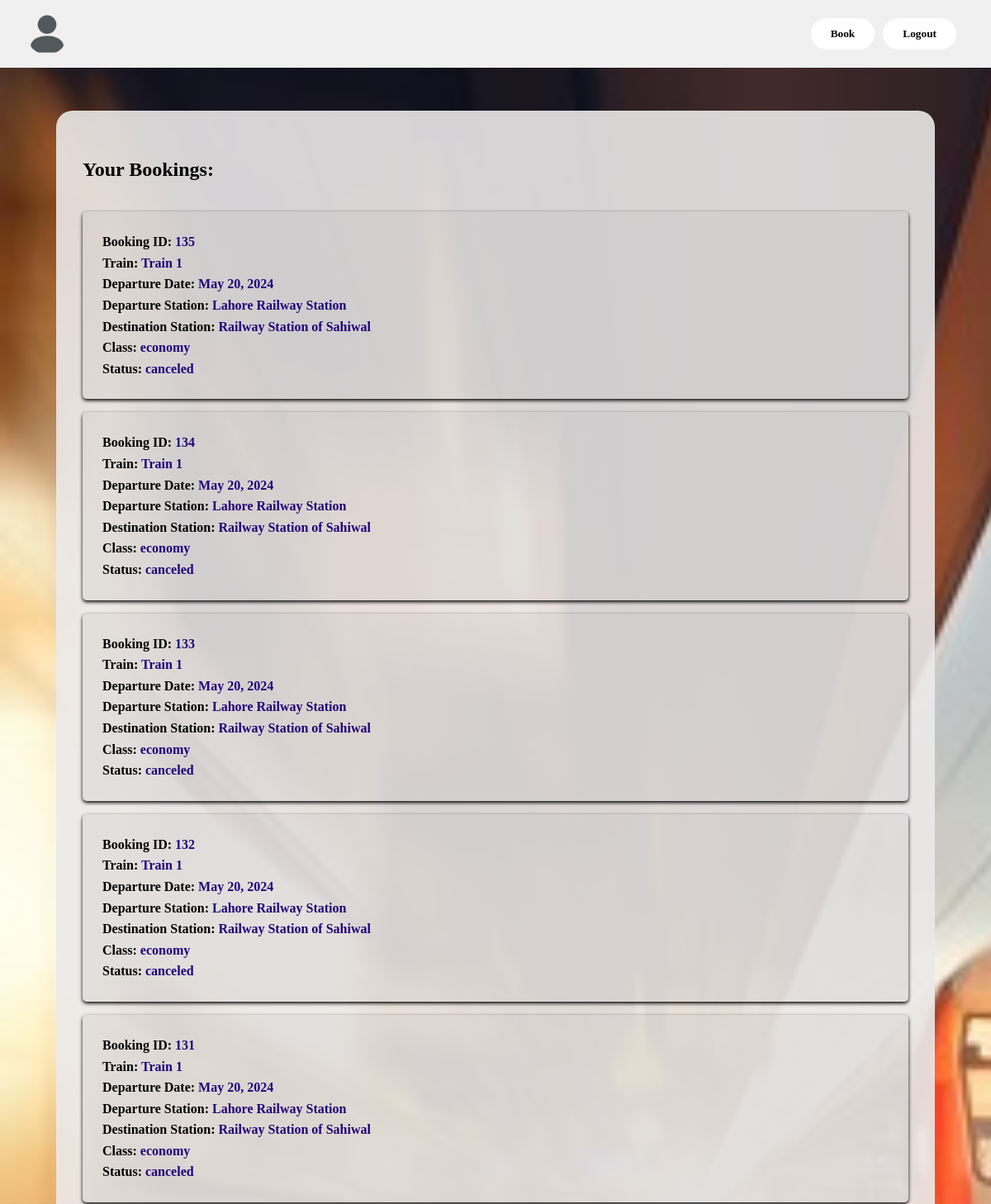
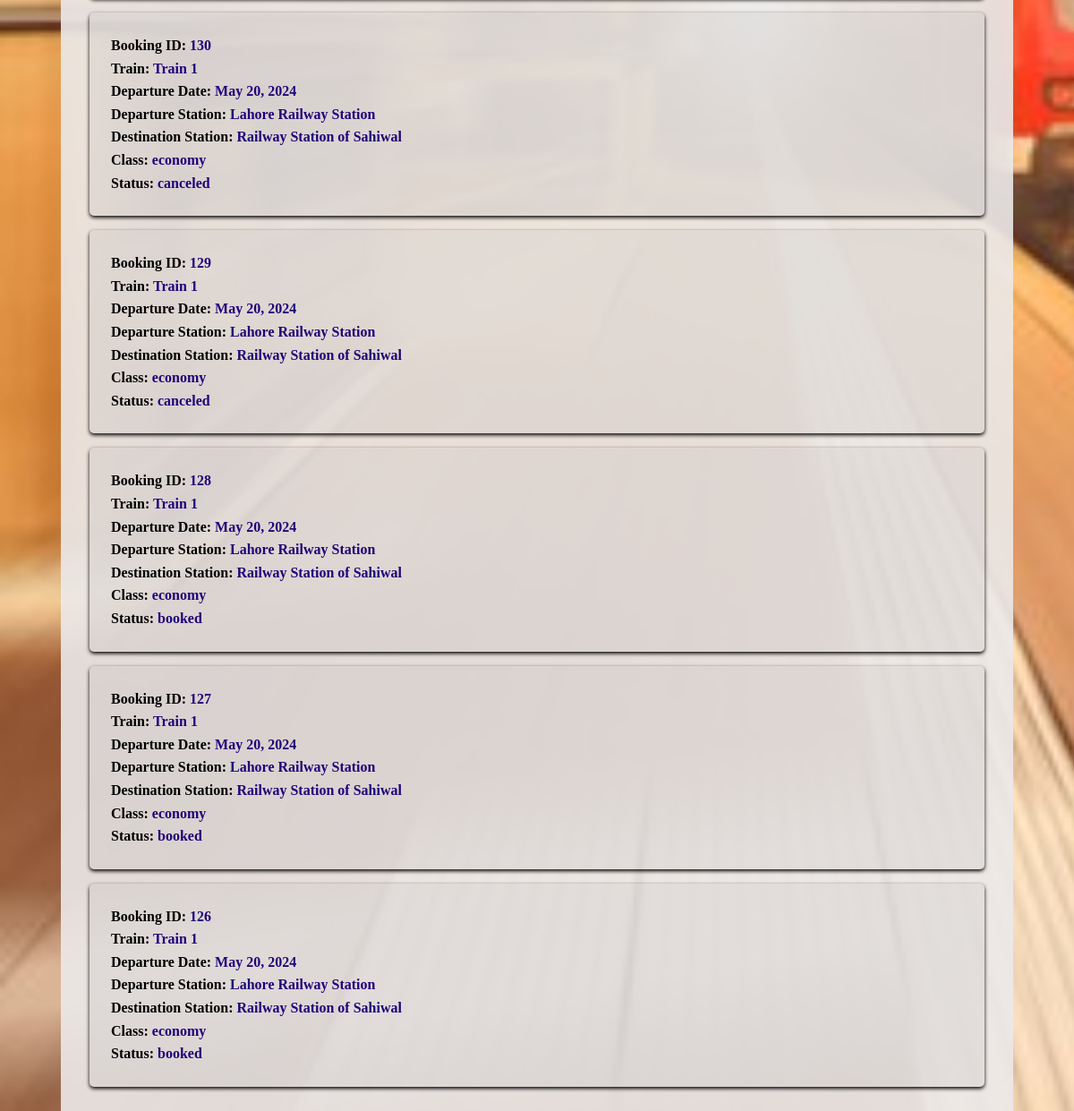
/userPage/ (signed in), run on the app's committed database (2 pictures, top to bottom).
### Bookings/models.py (models this page shows, shortened)
class Ticket(models.Model):
    user = models.ForeignKey(Passenger, on_delete=models.CASCADE)
    train = models.ForeignKey(Train, on_delete=models.CASCADE)
    sourceStation = models.ForeignKey(Station, related_name='source_tickets', on_delete=models.CASCADE, default = None)
    destinationStation = models.ForeignKey(Station, related_name='destination_tickets', on_delete=models.CASCADE, default= None)
    journeyDate = models.DateField()
    classType = models.CharField(max_length=50)
    price = models.DecimalField(max_digits=10, decimal_places=2)
    booking_time = models.DateTimeField(default=timezone.now)
    status = models.CharField(max_length=20, choices=[('booked', 'Booked'), ('canceled', 'Canceled')], default='booked')
    def canCancel(self):
        time_difference = timezone.now() - self.booking_time
        return time_difference.total_seconds() / 3600 < 2  # Time limit in hours

### Trains/models.py (models this page shows, shortened)
class Train(models.Model):
    name = models.CharField(max_length=100)
    economy_capacity = models.IntegerField(default=0)  # Capacity for economy class
    business_capacity = models.IntegerField(default=0)  # Capacity for business class
    economyClassPrice = models.DecimalField(max_digits=10, decimal_places=2)
    businessClassPrice = models.DecimalField(max_digits=10, decimal_places=2)

### Stations/models.py (models this page shows, shortened)
class Station(models.Model):
    name = models.CharField(max_length=100)
    location = models.CharField(max_length=100)
    distance = models.DecimalField(max_digits=10, decimal_places=2, default=1)  # Distance from a reference point

### UserManagement/views.py (the view)
# urls.py: path('userPage/', userPage, name='UserPage'),
def userPage(request):
    passenger_id = request.session.get('passenger_id')
    if passenger_id:
        try:
            bookings = Ticket.objects.filter(user_id=passenger_id)
            return render(request, 'userPage.html', {'bookings': bookings})
        except Ticket.DoesNotExist:
            return render(request, 'userPage.html', {'bookings': None})
    else:
        return redirect('UserManagement:UserLogin')

### UserManagement/templates/userPage.html (shortened to what this page needs)
<!DOCTYPE html>
<html lang="en">
<head>
    <link rel="stylesheet" href="/static/userPage.css">
</head>
<body>
    <header>
        <div class="user-info">
            <img src="/static/avatar.png" alt="User Avatar">
        </div>
        <div class="action-buttons">
            <a href="{% url 'Schedules:TrainDetails' %}"><button>Book</button></a>
            <a href="{% url 'UserManagement:UserLogout' %}"><button>Logout</button></a>
        </div>
    </header>
    <div class="container">
        <h2>Your Bookings:</h2>
        <ul>
            {% for booking in bookings reversed %}
                <li>
                    <strong>Booking ID:</strong> {{ booking.id }}<br>
                    <strong>Train:</strong> {{ booking.train.name }}<br>
                    <strong>Departure Date:</strong> {{ booking.journeyDate }}<br>
                    <strong>Departure Station:</strong> {{ booking.sourceStation.name }}<br>
                    <strong>Destination Station:</strong> {{ booking.destinationStation.name }}<br>
                    <strong>Class:</strong> {{ booking.classType }}<br>
                    <strong>Status:</strong> {{ booking.status }}<br>
                </li>
            {% endfor %}
        </ul>
    </div>
</body>
</html>

### UserManagement/static/userPage.css (style rules this page uses)
body { margin: 0; padding: 0; font-family: Arial, sans-serif; background-color: #f2f4f8; color: #333; line-height: 1.6; background-image: url(dashboard.jpg); background-size: cover; background-repeat: no-repeat; background-attachment: fixed; font-family: 'verdana'; font-weight: bold; }
header { background-color: #f0f0f0; color: #000; font-family: 'verdana'; padding: 1rem 2rem; text-align: left; display: flex; justify-content: space-between; align-items: center; }
.user-info { display: flex; align-items: center; }
.user-info img { width: 50px; height: 50px; border-radius: 50%; margin-right: 1rem; }
.container { max-width: 1000px; margin: 0 auto; padding: 2rem; background-color: rgb(235 233 233 / 90%); border-radius: 20px; display: flex; flex-direction: column; margin-top: 52px; margin-bottom: 52px; font-family: 'verdana'; }
h1, h2 { margin-bottom: 1rem; color: #000000; }
ul { list-style: none; padding: 0; }
li { background-color: rgb(179 179 179 / 20%); padding: 1.5rem; margin-bottom: 1rem; border-radius: 5px; box-shadow: 0 2px 4px rgb(0 0 0); color: #210379; }
strong { font-weight: bold; color: #000000; }
button { padding: 0.7rem 1.5rem; margin-right: 10px; background-color: #ffffff; color: #000; border: none; border-radius: 20px; cursor: pointer; transition: background-color 0.3s; font-family: 'verdana'; font-weight: bold; }
a { text-decoration: none; color: #fff; }
.action-buttons { display: flex; align-items: center; }

### data on the page
Ticket: id "135", train.name "Train 1", journeyDate "May 20, 2024", sourceStation.name "Lahore Railway Station", destinationStation.name "Railway Station of Sahiwal", classType "economy", status "canceled"
Ticket: id "134", train.name "Train 1", journeyDate "May 20, 2024", sourceStation.name "Lahore Railway Station", destinationStation.name "Railway Station of Sahiwal", classType "economy", status "canceled"
Ticket: id "133", train.name "Train 1", journeyDate "May 20, 2024", sourceStation.name "Lahore Railway Station", destinationStation.name "Railway Station of Sahiwal", classType "economy", status "canceled"
Ticket: id "132", train.name "Train 1", journeyDate "May 20, 2024", sourceStation.name "Lahore Railway Station", destinationStation.name "Railway Station of Sahiwal", classType "economy", status "canceled"
Ticket: id "131", train.name "Train 1", journeyDate "May 20, 2024", sourceStation.name "Lahore Railway Station", destinationStation.name "Railway Station of Sahiwal", classType "economy", status "canceled"
Ticket: id "130", train.name "Train 1", journeyDate "May 20, 2024", sourceStation.name "Lahore Railway Station", destinationStation.name "Railway Station of Sahiwal", classType "economy", status "canceled"
Ticket: id "129", train.name "Train 1", journeyDate "May 20, 2024", sourceStation.name "Lahore Railway Station", destinationStation.name "Railway Station of Sahiwal", classType "economy", status "canceled"
Ticket: id "128", train.name "Train 1", journeyDate "May 20, 2024", sourceStation.name "Lahore Railway Station", destinationStation.name "Railway Station of Sahiwal", classType "economy", status "booked"
Ticket: id "127", train.name "Train 1", journeyDate "May 20, 2024", sourceStation.name "Lahore Railway Station", destinationStation.name "Railway Station of Sahiwal", classType "economy", status "booked"
Ticket: id "126", train.name "Train 1", journeyDate "May 20, 2024", sourceStation.name "Lahore Railway Station", destinationStation.name "Railway Station of Sahiwal", classType "economy", status "booked"
